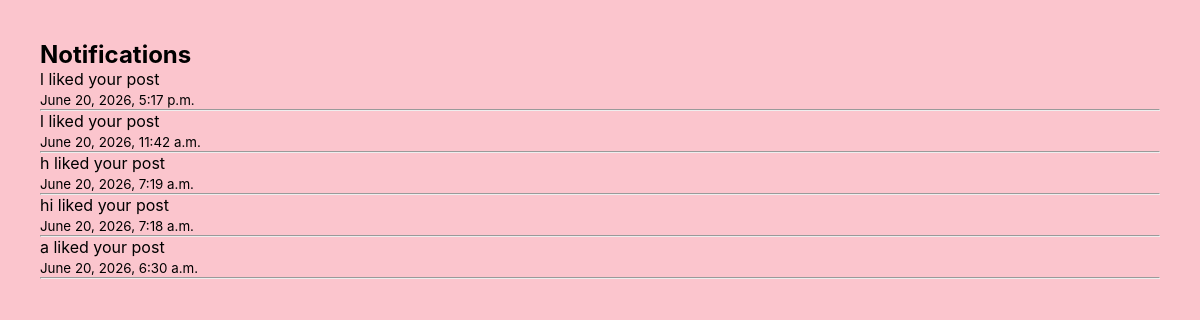
The app's page /notifications/ (signed in) with its own data.
### social/models.py (models this page shows, shortened)
class Notification(models.Model):
    sender = models.ForeignKey(
        User,
        on_delete=models.CASCADE,
        related_name='sent_notifications'
    )
    receiver = models.ForeignKey(
        User,
        on_delete=models.CASCADE,
        related_name='received_notifications'
    )
    post = models.ForeignKey(
        Post,
        on_delete=models.CASCADE,
        null=True,
        blank=True
    )
    message = models.CharField(
        max_length=200
    )
    created_at = models.DateTimeField(
        auto_now_add=True
    )

### social/views.py (the view)
# urls.py: path('notifications/',views.notifications_view, name='notifications'),
@login_required
def notifications_view(request):
    notifications = Notification.objects.filter(
        receiver=request.user
    ).order_by(
        '-created_at'
    )
    return render(
        request,
        'notifications.html',
        {
            'notifications':notifications
        }
    )

### social/templates/notifications.html (shortened to what this page needs)
<!DOCTYPE html>
<html>
<head>
</head>
<body>
<h2>Notifications</h2>
{% for n in notifications %}
<p>
{{ n.message }}
</p>
<small>
{{ n.created_at }}
</small>
<hr>
{% empty %}
<p>No notifications</p>
{% endfor %}
</body>
</html>

### social/templates/notifications.html (style rules this page uses)
* { margin:0; padding:0; box-sizing:border-box; font-family:-apple-system,BlinkMacSystemFont,"Segoe UI",Roboto,sans-serif; }
body { background:#FBC5CD; padding:40px; }

### records on screen
Notification: message "l liked your post", created_at "June 20, 2026, 5:17 p.m."
Notification: message "l liked your post", created_at "June 20, 2026, 11:42 a.m."
Notification: message "h liked your post", created_at "June 20, 2026, 7:19 a.m."
Notification: message "hi liked your post", created_at "June 20, 2026, 7:18 a.m."
Notification: message "a liked your post", created_at "June 20, 2026, 6:30 a.m."
